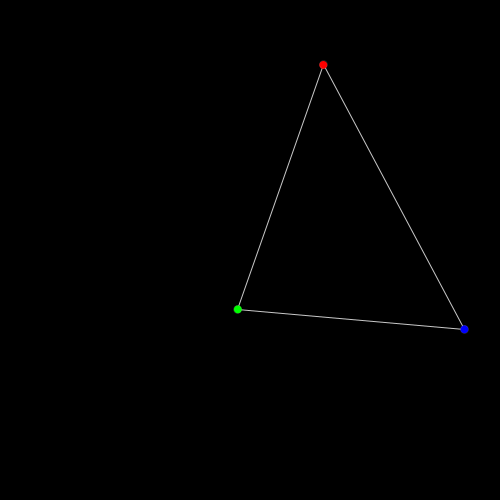
Frame 1 (no input)
Frame 60 (the mouse pressed at the canvas centre just before this capture): identical to frame 1, image omitted
Frame 120 (the mouse held since frame 60 and released just before this capture): identical to frame 1, image omitted

The Processing sketch that drew this single still picture (run headless with seeded random() and noise(); from frame 60 on, the mouse is pressed at the canvas centre):

// Processing sketch: InsideTriTest
// ── InsideTriTest.pde
/**
Testing a method for using barycentric 
weighting to determine if the mouse falls
within the triangle
*/

// PVectors
PVector a;
PVector b;
PVector c;
PVector p;

float _STROKE = 1;
float _ELLIPSE = 8;
color _INDICATOR = #000000;
boolean _VERBOSE = false;

// Setup - runs every frame
void setup() {
  size(500, 500);

  a = new PVector(random(0, width), random(0, height/2));
  b = new PVector(random(0, width/2), random(height/2, height));
  c = new PVector(random(width/2, width), random(height/2, height));
  p = new PVector();
}

void draw() {
  background(0);
  p.set(mouseX, mouseY);
  checkInBounds();
  showBounds(true);
  showPoints(true);
}

void showBounds(boolean show) {
  if (show) {
    fill(_INDICATOR);
    stroke(200);
    beginShape();
    vertex(a.array());
    vertex(b.array());
    vertex(c.array());
    endShape(CLOSE);
  }
}

void showPoints(boolean show) {
  if (show) {
    ellipse(a, _ELLIPSE, #FF0000);
    ellipse(b, _ELLIPSE, #00FF00);
    ellipse(c, _ELLIPSE, #0000FF);
  }
}

void checkInBounds() {
  // Setup Vectors
  PVector ap = PVector.sub(p, a);
  PVector ab = PVector.sub(b, a);
  PVector ac = PVector.sub(c, a);

  // Compute Dot Products
  float dotABB = PVector.dot(ab, ab);
  float dotABC = PVector.dot(ab, ac);
  float dotACC = PVector.dot(ac, ac);
  float dotABP = PVector.dot(ab, ap);
  float dotACP = PVector.dot(ac, ap);

  float invDenom = 1 / (dotACC*dotABB - dotABC*dotABC);
  float u = (dotABB*dotACP - dotABC*dotABP)*invDenom;
  float v = (dotACC*dotABP - dotABC*dotACP)*invDenom;

  if (_VERBOSE) {
    println(
    "---LINES--\n"+
    "\tab: "+ab+
    "\n\tac: "+ac+
    "\n\tap: "+ap+
    "\n--Dot Products--\n"+
    "\tdotABC: "+dotABC+
    "\tdotABP: "+dotABP+
    "\tdotACP: "+dotACP+
    "\n--OUTCOMES UV--\n"+
    "u: "+u+"\tv: "+v+"\tw: "+(1-(u+v))+
    "\n================="
    );
  }

  if(u >= 0 && v >= 0 && (u + v < 1)){
    _INDICATOR = #00FF00;
  }else{
    _INDICATOR = #000000;
  }
}


void checkInBoundsCross() {
  boolean ab = sameSide(a, b, c, p);
  boolean ac = sameSide(a, c, b, p);
  boolean cb = sameSide(c, b, a, p);

  if (_VERBOSE) {
    println("P is on the same side of ab as c: "+ab);
    println("P is on the same side of ac as b: "+ac);
    println("P is on the same side of cb as a: "+cb);
  }

  if (ab && ac && cb) {
    _INDICATOR = #00FF00;
  } else {
    _INDICATOR = #000000;
  }
}

boolean sameSide(PVector start, PVector end, PVector p1, PVector p2) {
  PVector se = PVector.sub(end, start);
  PVector sp1 = PVector.sub(p1, start);
  PVector sp2 = PVector.sub(p2, start);

  PVector Cr1 = sp1.cross(se);
  PVector Cr2 = sp2.cross(se);
  return PVector.dot(Cr1, Cr2) >= 0;
}

void mousePressed() {
  _VERBOSE = !_VERBOSE;
}

void line(PVector start, PVector end) {
  stroke(200);
  line(start.x, start.y, end.x, end.y);
}

void ellipse(PVector point, float size, color c) {
  strokeWeight(0);
  fill(c);
  ellipse(point.x, point.y, size, size);
  strokeWeight(_STROKE);
}

boolean between(float ref, float min, float max) {
  return ref >= min && ref <= max;
}
